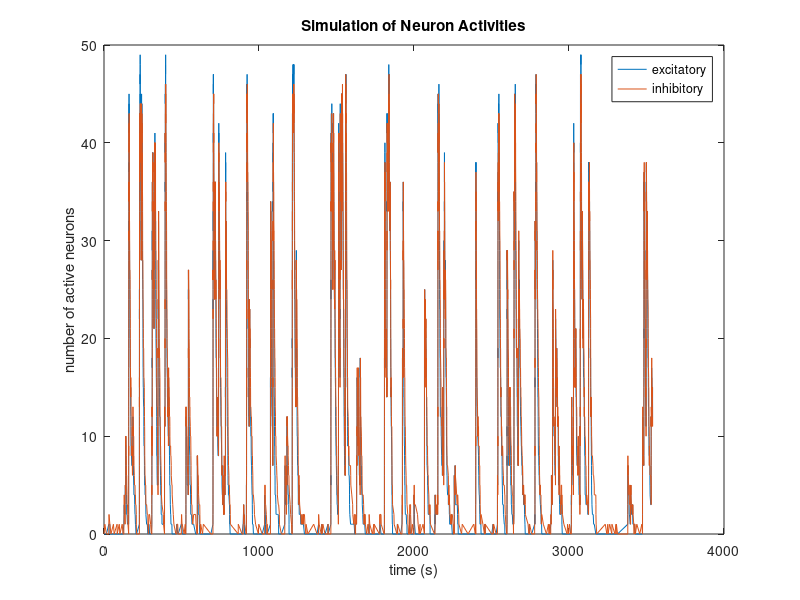

MATLAB code to generate this figure:
% params
L = 100;
gamma = 0.1;
yita = 0.001;
deltaV = 100; % modify this
sumV = 0.004;
Ve = (deltaV + sumV) / 2;
Vi = sumV - Ve;

% init
y1 = 0;
y2 = 0;
t = 0;

% storage
t_track = [];
y1_track = [];
y2_track = [];

% simulation
for i = 1:10000

    % store
    t_track = [t_track, t];
    y1_track = [y1_track, y1];
    y2_track = [y2_track, y2];

    % synaptic input
    phi = Ve * y1 + Vi * y2 + yita;

    % propensities
    pi2 = gamma * y1;
    pi4 = gamma * y2;
    
    if phi > 0
        pi1 = (L/2 - y1) * tanh(phi);
        pi3 = (L/2 - y2) * tanh(phi);
    else
        pi1 = 0;
        pi3 = 0;
    end


    % sample from exponential distribution
    sum_pi = pi1 + pi2 + pi3 + pi4;
    mu = 1 / sum_pi;
    
    % choose delta_t
    tao = exprnd(mu);
    
    % choose reaction
    rand_val = rand * sum_pi;
    if rand_val < pi1()     % reaction 1
        y1 = y1 + 1;
    elseif rand_val < pi1() + pi2() % reaction 2
        y1 = y1 - 1;
    elseif rand_val < pi1() + pi2() + pi3() % reaction 3
        y2 = y2 + 1;
    else                    % reaction 4
        y2 = y2 - 1;
    end
    
    % update time
    t = t + tao;

end

% plot
figure
plot(t_track, y1_track, t_track, y2_track);
title('Simulation of Neuron Activities');
xlabel('time (s)');
ylabel('number of active neurons');
legend('excitatory', 'inhibitory');



